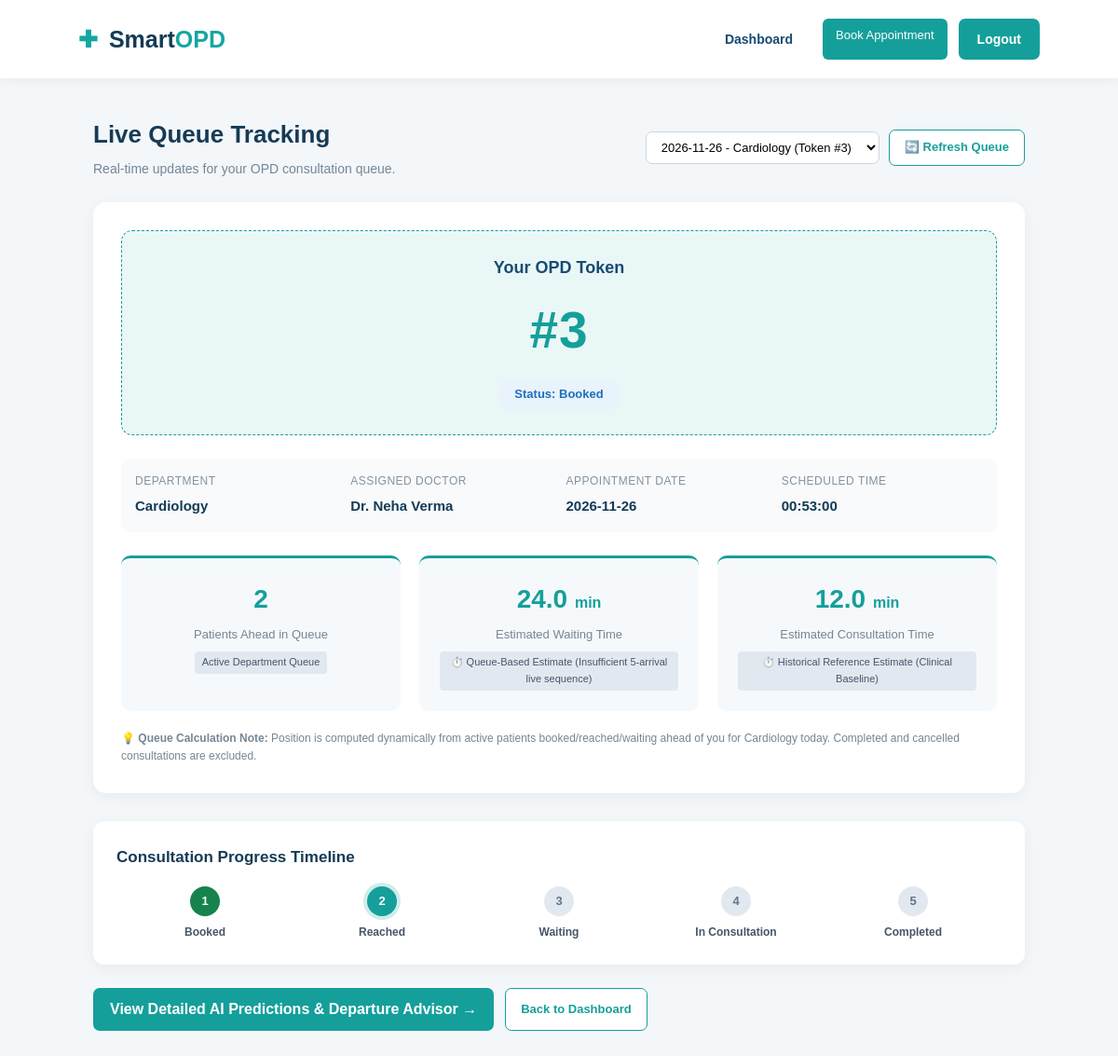
Screenshot of /queue (signed in) with the database file from the repository.
### App/app.py (models this page shows)
class QueueEntry(db.Model):
    __tablename__ = "queue"
    queue_id = db.Column(db.Integer, primary_key=True)
    appointment_id = db.Column(db.Integer, nullable=False)
    token_number = db.Column(db.Integer, nullable=False)
    queue_status = db.Column(db.String(30), default="Booked")
    arrival_time = db.Column(db.DateTime)
    consultation_start = db.Column(db.DateTime)
    consultation_end = db.Column(db.DateTime)

class Department(db.Model):
    __tablename__ = "departments"
    department_id = db.Column(db.Integer, primary_key=True)
    department_name = db.Column(db.String(100), nullable=False)
    description = db.Column(db.Text)

class Doctor(db.Model):
    __tablename__ = "doctors"
    doctor_id = db.Column(db.Integer, primary_key=True)
    doctor_name = db.Column(db.String(100), nullable=False)
    department_id = db.Column(db.Integer, nullable=False)
    specialization = db.Column(db.String(100))
    availability_status = db.Column(db.String(30), default="Available")

class Appointment(db.Model):
    __tablename__ = "appointments"
    appointment_id = db.Column(db.Integer, primary_key=True)
    patient_id = db.Column(db.Integer, nullable=False)
    department_id = db.Column(db.Integer, nullable=False)
    doctor_id = db.Column(db.Integer)
    appointment_date = db.Column(db.Date, nullable=False)
    appointment_time = db.Column(db.Time)
    registration_time = db.Column(db.DateTime, server_default=db.func.current_timestamp())
    appointment_status = db.Column(db.String(30), default="Booked")

### App/app.py (the view)
@app.route("/queue")
@patient_required
def queue():
    patient_id = session["patient_id"]
    req_apt_id = request.args.get("appointment_id", type=int)
    all_apts = _get_patient_appointments_list(patient_id)
    if req_apt_id:
        appointment = Appointment.query.filter_by(
            appointment_id=req_apt_id,
            patient_id=patient_id
        ).first()
    else:
        appointment = all_apts[0][0] if all_apts else None
    if not appointment:
        return render_template("queue.html", appointment=None, all_appointments=[])
    queue_entry = QueueEntry.query.filter_by(appointment_id=appointment.appointment_id).first()
    department = db.session.get(Department, appointment.department_id)
    doctor = db.session.get(Doctor, appointment.doctor_id) if appointment.doctor_id else None
    current_token = queue_entry.token_number if queue_entry else 0
    patients_ahead = _count_patients_ahead(appointment, current_token, queue_entry)
    wait_min, is_lstm_wait, wait_label = predict_patient_wait_time(
        appointment.department_id, appointment.appointment_date, patients_ahead
    )
    service_min, is_lstm_service, service_label = predict_patient_service_duration(
        appointment.department_id, appointment.appointment_date, appointment.appointment_time
    )
    pred_rec = PredictionRecord.query.filter_by(appointment_id=appointment.appointment_id).first()
    if pred_rec is None:
        pred_rec = PredictionRecord(appointment_id=appointment.appointment_id)
        db.session.add(pred_rec)
    sched_time = appointment.appointment_time or time(9, 0)
    sched_dt = datetime.combine(appointment.appointment_date, sched_time)
    pred_rec.predicted_wait_minutes = wait_min
    pred_rec.predicted_service_minutes = service_min
    pred_rec.predicted_consultation_time = sched_dt + timedelta(minutes=wait_min)
    try:
        db.session.commit()
    except Exception:
        db.session.rollback()
    return render_template(
        "queue.html",
        appointment=appointment,
        all_appointments=all_apts,
        queue_entry=queue_entry,
        department=department,
        doctor=doctor,
        token_number=current_token,
        queue_status=queue_entry.queue_status if queue_entry else appointment.appointment_status,
        patients_ahead=patients_ahead,
        wait_minutes=wait_min,
        service_minutes=service_min,
        is_lstm_wait=is_lstm_wait,
        is_lstm_service=is_lstm_service,
        wait_label=wait_label,
        service_label=service_label
    )

### App/templates/queue.html (shortened to what this page needs)
<!DOCTYPE html>
<html lang="en">
<head>
    <link rel="stylesheet" href="{{ url_for('static', filename='css/style.css') }}">
</head>
<body>
<header class="navbar">
    <div class="logo">
        <span class="logo-icon">✚</span>
        Smart<span>OPD</span>
    </div>
    <div class="nav-buttons">
        <a href="/dashboard" class="login-btn">Dashboard</a>
        <a href="/appointment" class="dashboard-btn" style="padding:8px 14px; font-size:13px; background:#159f9b; color:white; border-radius:6px; text-decoration:none;">Book Appointment</a>
        <a href="/logout" class="register-btn">Logout</a>
    </div>
</header>
<main class="queue-container">
    <section class="page-heading">
        <div>
            <h1>Live Queue Tracking</h1>
            <p>Real-time updates for your OPD consultation queue.</p>
        </div>
        <div style="display:flex; gap:10px; align-items:center; flex-wrap:wrap;">
            {% if all_appointments and all_appointments|length > 1 %}
            <form method="GET" action="/queue" style="display:inline-flex; gap:8px; align-items:center;">
                <select name="appointment_id" onchange="this.form.submit()" style="padding:8px 12px; border:1px solid #cbd5e1; border-radius:7px; font-size:13px; background:white;">
                    {% for apt_item, dept_item, q_item in all_appointments %}
                    <option value="{{ apt_item.appointment_id }}" {% if appointment and apt_item.appointment_id == appointment.appointment_id %}selected{% endif %}>
                        {{ apt_item.appointment_date }} - {{ dept_item.department_name }} (Token #{{ q_item.token_number if q_item else '--' }})
                    </option>
                    {% endfor %}
                </select>
            </form>
            {% endif %}
            <a href="javascript:location.reload();" class="refresh-btn">🔄 Refresh Queue</a>
        </div>
    </section>
    {% if appointment %}
    <section class="queue-card">
        <div class="token-area">
            <h2>Your OPD Token</h2>
            <div class="token-number">
                #{{ token_number | default(queue_entry.token_number if queue_entry else '--') }}
            </div>
            {% set q_stat = queue_status or (queue_entry.queue_status if queue_entry else 'Booked') %}
            {% if q_stat == 'Reached' %}
                <span class="status-badge status-reached">Status: Reached Hospital</span>
            {% elif q_stat == 'Waiting' %}
                <span class="status-badge status-waiting">Status: Waiting for Call</span>
            {% elif q_stat == 'In Consultation' %}
                <span class="status-badge status-in-consultation">Status: In Consultation with Doctor</span>
            {% elif q_stat == 'Completed' %}
                <span class="status-badge status-completed">Status: Consultation Completed</span>
            {% elif q_stat == 'Cancelled' %}
                <span class="status-badge status-cancelled">Status: Cancelled</span>
            {% else %}
                <span class="status-badge status-booked">Status: Booked</span>
            {% endif %}
        </div>
        <div class="meta-details">
            <div class="meta-item">
                <p>Department</p>
                <strong>{{ department.department_name if department else '--' }}</strong>
            </div>
            <div class="meta-item">
                <p>Assigned Doctor</p>
                <strong>{{ doctor.doctor_name if doctor else '--' }}</strong>
            </div>
            <div class="meta-item">
                <p>Appointment Date</p>
                <strong>{{ appointment.appointment_date }}</strong>
            </div>
            <div class="meta-item">
                <p>Scheduled Time</p>
                <strong>{{ appointment.appointment_time or "Session Time" }}</strong>
            </div>
        </div>
        <div class="queue-stats">
            <div class="stat-card">
                <h3>{{ patients_ahead if patients_ahead is defined else 0 }}</h3>
                <p>Patients Ahead in Queue</p>
                <span class="source-badge">Active Department Queue</span>
            </div>
            <div class="stat-card">
                <h3>{{ wait_minutes | round(1) if wait_minutes is defined and wait_minutes is not none else '--' }} <small style="font-size:16px;">min</small></h3>
                <p>Estimated Waiting Time</p>
                <span class="source-badge">
                    {% if is_lstm_wait %}
                        🧠 {{ wait_label }}
                    {% else %}
                        ⏱️ {{ wait_label | default('Queue-Based Estimate') }}
                    {% endif %}
                </span>
            </div>
            <div class="stat-card">
                <h3>{{ service_minutes | round(1) if service_minutes is defined and service_minutes is not none else '--' }} <small style="font-size:16px;">min</small></h3>
                <p>Estimated Consultation Time</p>
                <span class="source-badge">
                    {% if is_lstm_service %}
                        🧠 {{ service_label }}
                    {% else %}
                        ⏱️ {{ service_label | default('Historical Reference Estimate') }}
                    {% endif %}
                </span>
            </div>
        </div>
        <p class="note">
            💡 <strong>Queue Calculation Note:</strong> Position is computed dynamically from active patients booked/reached/waiting ahead of you for {{ department.department_name if department else "your department" }} today. Completed and cancelled consultations are excluded.
        </p>
    </section>
    <section class="timeline">
        <h3>Consultation Progress Timeline</h3>
        <div class="timeline-steps">
            <div class="step-item {% if q_stat in ['Booked', 'Reached', 'Waiting', 'In Consultation', 'Completed'] %}done{% endif %}">
                <div class="step-circle">1</div>
                <div class="step-title">Booked</div>
            </div>
            <div class="step-item {% if q_stat in ['Reached', 'Waiting', 'In Consultation', 'Completed'] %}done{% elif q_stat == 'Booked' %}active{% endif %}">
                <div class="step-circle">2</div>
                <div class="step-title">Reached</div>
            </div>
            <div class="step-item {% if q_stat in ['Waiting', 'In Consultation', 'Completed'] %}done{% elif q_stat == 'Reached' %}active{% endif %}">
                <div class="step-circle">3</div>
                <div class="step-title">Waiting</div>
            </div>
            <div class="step-item {% if q_stat in ['In Consultation', 'Completed'] %}done{% elif q_stat == 'Waiting' %}active{% endif %}">
                <div class="step-circle">4</div>
                <div class="step-title">In Consultation</div>
            </div>
            <div class="step-item {% if q_stat == 'Completed' %}done{% endif %}">
                <div class="step-circle">5</div>
                <div class="step-title">Completed</div>
            </div>
        </div>
    </section>
    <div class="action-footer">
        <a href="/prediction?appointment_id={{ appointment.appointment_id }}" class="dashboard-btn" style="padding:10px 18px; background:#159f9b; color:white; border-radius:7px; text-decoration:none; font-weight:bold;">View Detailed AI Predictions &amp; Departure Advisor →</a>
        <a href="/dashboard" class="refresh-btn">Back to Dashboard</a>
    </div>
    {% endif %}
</main>
</body>
</html>

### rows the page displays
QueueEntry: token_number "3"
Department: department_name "Cardiology"
Doctor: doctor_name "Dr. Neha Verma"
Appointment: appointment_date "2026-11-26", appointment_time "00:53:00"

### other values shown
{{ patients_ahead if patients_ahead is defined else 0 }} "2"
{{ wait_label | default('Queue-Based Estimate') }} "Queue-Based Estimate (Insufficient 5-arrival live sequence)"
{{ service_label | default('Historical Reference Estimate') }} "Historical Reference Estimate (Clinical Baseline)"
form field appointment_id "2026-11-26 - Cardiology (Token #3)"
